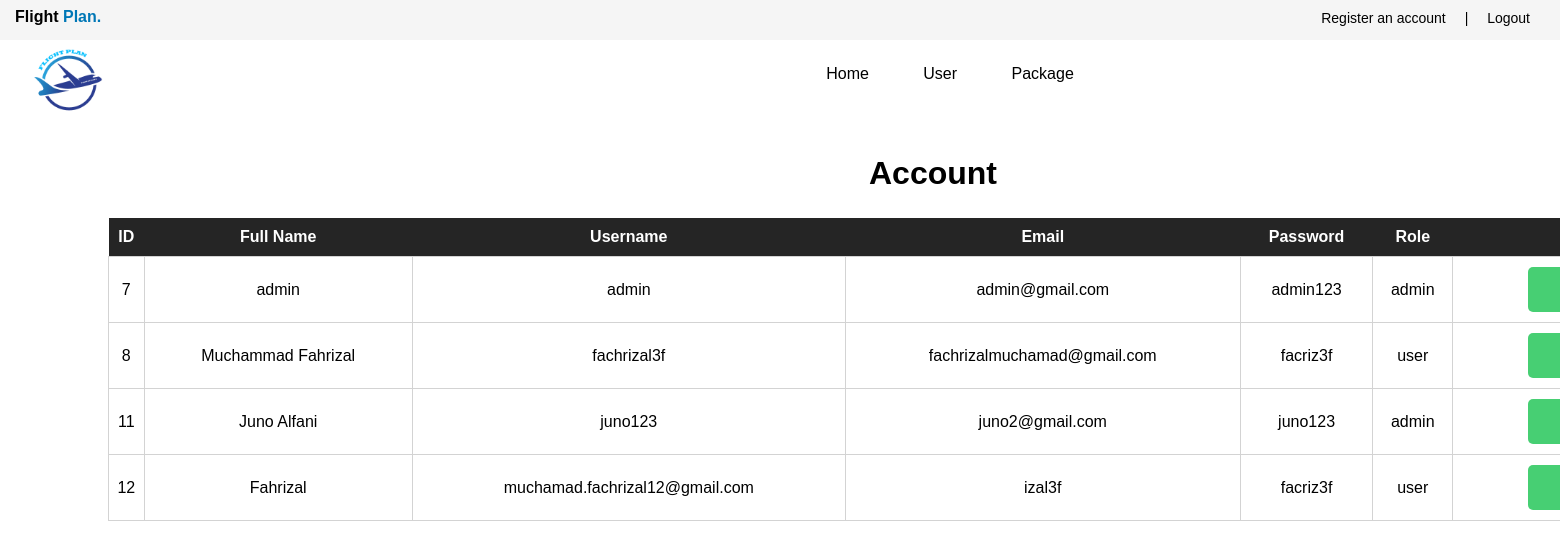
Page /readpembeli.php on the committed database.
### tables this page shows
CREATE TABLE `pembeli` (
  `id` int(11) NOT NULL,
  `nama` varchar(225) NOT NULL,
  `username` varchar(40) NOT NULL,
  `email` varchar(225) NOT NULL,
  `password` varchar(225) NOT NULL,
  `role` varchar(30) NOT NULL
);

### readpembeli.php (the view, shortened to what this page needs)
<?php
$pdo = pdo_connect_mysql();
$page = isset($_GET['page']) && is_numeric($_GET['page']) ? (int)$_GET['page'] : 1;
$records_per_page = 5;
$stmt = $pdo->prepare('SELECT * FROM pembeli ORDER BY id LIMIT :current_page, :record_per_page');
$stmt->bindValue(':current_page', ($page-1)*$records_per_page, PDO::PARAM_INT);
$stmt->bindValue(':record_per_page', $records_per_page, PDO::PARAM_INT);
$stmt->execute();
$contacts = $stmt->fetchAll(PDO::FETCH_ASSOC);
?>
<!DOCTYPE html>
<html lang="en">
<head>
    <link rel="stylesheet" href="stylesheet/admin.css">
</head>
<body>
<?php include 'headeradmin.php'?>
<div class="container-table">
	<h2>Account</h2>
	<table>
        <thead>
            <tr>
                <th>ID</th>
                <th>Full Name</th>
                <th>Username</th>
                <th>Email</th>
                <th>Password</th>
                <th>Role</th>
                <th></th>
            </tr>
        </thead>
        <tbody>
            <?php foreach ($contacts as $contact): ?>
            <tr>
                <td><?=$contact['id']?></td>
                <td><?=$contact['nama']?></td>
                <td><?=$contact['username']?></td>
                <td><?=$contact['email']?></td>
                <td><?=$contact['password']?></td>
                <td><?=$contact['role']?></td>
                <td class="actions">
                    <a href="updatepembeli.php?id=<?=$contact['id']?>" class="edit">
                        <div class="add-button">
                        </div>
                    </a>
                </td>
            </tr>
            <?php endforeach; ?>
        </tbody>
    </table>
</div>
</body>
</html>

### stylesheet/admin.css (style rules this page uses)
body { background-color: white; }
body a { text-decoration: none; color: black; }
.container-table { border :1px; width: 1700px; position: absolute; margin-top: 120px; }
.container-table h2 { text-align: center; color: black; font-family: 'Lucida Sans', 'Lucida Sans Regular', 'Lucida Grande', 'Lucida Sans Unicode', Geneva, Verdana, sans-serif; font-size: 32px; margin-left: 150px; }
.container-table table { text-align: center; width: 1700px; margin-left: 100px; border-collapse: collapse; }
.container-table td { font-family: 'Lucida Sans', 'Lucida Sans Regular', 'Lucida Grande', 'Lucida Sans Unicode', Geneva, Verdana, sans-serif; padding-top: 10px; padding-bottom: 10px; border-style: solid; border-color: lightgray; border-width: 0.5px; }
.container-table th { background-color: #252525; color: white; border-width: 0px; font-family: 'Lucida Sans', 'Lucida Sans Regular', 'Lucida Grande', 'Lucida Sans Unicode', Geneva, Verdana, sans-serif; padding-top: 10px; padding-bottom: 10px; }
.add-button { width: 100px; height: 35px; background-color: #47cf73 ; text-align: center; justify-content: center; position: relative; display: inline-block; padding-top: 10px; border-radius: 5px; color: white; }

### rows in the picture
pembeli: id "7", nama "admin", username "admin", email "admin@gmail.com", password "admin123", role "admin"
pembeli: id "8", nama "Muchammad Fahrizal", username "fachrizal3f", email "fachrizalmuchamad@gmail.com", password "facriz3f", role "user"
pembeli: id "11", nama "Juno Alfani", username "juno123", email "juno2@gmail.com", password "juno123", role "admin"
pembeli: id "12", nama "Fahrizal", username "muchamad.fachrizal12@gmail.com", email "izal3f", password "facriz3f", role "user"
